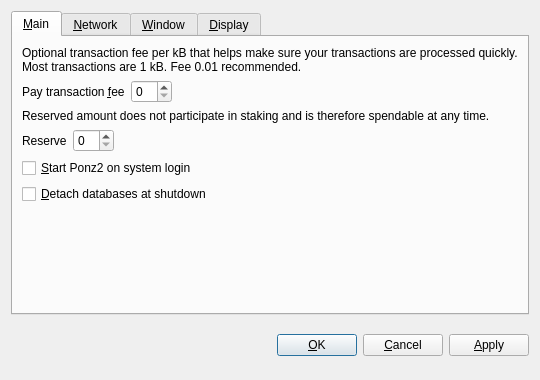
<?xml version="1.0" encoding="UTF-8"?>
<ui version="4.0">
 <class>OptionsDialog</class>
 <widget class="QDialog" name="OptionsDialog">
  <property name="geometry">
   <rect>
    <x>0</x>
    <y>0</y>
    <width>540</width>
    <height>380</height>
   </rect>
  </property>
  <property name="windowTitle">
   <string>Options</string>
  </property>
  <property name="modal">
   <bool>true</bool>
  </property>
  <layout class="QVBoxLayout" name="verticalLayout">
   <item>
    <widget class="QTabWidget" name="tabWidget">
     <property name="tabPosition">
      <enum>QTabWidget::North</enum>
     </property>
     <property name="currentIndex">
      <number>0</number>
     </property>
     <widget class="QWidget" name="tabMain">
      <attribute name="title">
       <string>&amp;Main</string>
      </attribute>
      <layout class="QVBoxLayout" name="verticalLayout_Main">
       <item>
        <widget class="QLabel" name="transactionFeeInfoLabel">
         <property name="text">
          <string>Optional transaction fee per kB that helps make sure your transactions are processed quickly. Most transactions are 1 kB. Fee 0.01 recommended.</string>
         </property>
         <property name="textFormat">
          <enum>Qt::PlainText</enum>
         </property>
         <property name="wordWrap">
          <bool>true</bool>
         </property>
        </widget>
       </item>
       <item>
        <layout class="QHBoxLayout" name="horizontalLayoutFee">
         <item>
          <widget class="QLabel" name="transactionFeeLabel">
           <property name="text">
            <string>Pay transaction &amp;fee</string>
           </property>
           <property name="textFormat">
            <enum>Qt::PlainText</enum>
           </property>
           <property name="buddy">
            <cstring>transactionFee</cstring>
           </property>
          </widget>
         </item>
         <item>
          <widget class="BitcoinAmountField" name="transactionFee"/>
         </item>
         <item>
          <spacer name="horizontalSpacerFee">
           <property name="orientation">
            <enum>Qt::Horizontal</enum>
           </property>
           <property name="sizeHint" stdset="0">
            <size>
             <width>40</width>
             <height>20</height>
            </size>
           </property>
          </spacer>
         </item>
        </layout>
       </item>
       <item>
        <widget class="QLabel" name="reserveBalanceInfoLabel">
         <property name="text">
          <string>Reserved amount does not participate in staking and is therefore spendable at any time.</string>
         </property>
         <property name="textFormat">
          <enum>Qt::PlainText</enum>
         </property>
         <property name="wordWrap">
          <bool>true</bool>
         </property>
        </widget>
       </item>
       <item>
        <layout class="QHBoxLayout" name="horizontalLayoutReserveBalance">
         <item>
          <widget class="QLabel" name="reserveBalanceLabel">
           <property name="text">
            <string>Reserve</string>
           </property>
           <property name="textFormat">
            <enum>Qt::PlainText</enum>
           </property>
           <property name="buddy">
            <cstring>reserveBalance</cstring>
           </property>
          </widget>
         </item>
         <item>
          <widget class="BitcoinAmountField" name="reserveBalance"/>
         </item>
         <item>
          <spacer name="horizontalSpacerReserveBalance">
           <property name="orientation">
            <enum>Qt::Horizontal</enum>
           </property>
           <property name="sizeHint" stdset="0">
            <size>
             <width>40</width>
             <height>20</height>
            </size>
           </property>
          </spacer>
         </item>
        </layout>
       </item>
       <item>
        <widget class="QCheckBox" name="bitcoinAtStartup">
         <property name="toolTip">
          <string>Automatically start Ponz2 after logging in to the system.</string>
         </property>
         <property name="text">
          <string>&amp;Start Ponz2 on system login</string>
         </property>
        </widget>
       </item>
       <item>
        <widget class="QCheckBox" name="detachDatabases">
         <property name="toolTip">
          <string>Detach block and address databases at shutdown. This means they can be moved to another data directory, but it slows down shutdown. The wallet is always detached.</string>
         </property>
         <property name="text">
          <string>&amp;Detach databases at shutdown</string>
         </property>
        </widget>
       </item>
       <item>
        <spacer name="verticalSpacer_Main">
         <property name="orientation">
          <enum>Qt::Vertical</enum>
         </property>
         <property name="sizeHint" stdset="0">
          <size>
           <width>20</width>
           <height>40</height>
          </size>
         </property>
        </spacer>
       </item>
      </layout>
     </widget>
     <widget class="QWidget" name="tabNetwork">
      <attribute name="title">
       <string>&amp;Network</string>
      </attribute>
      <layout class="QVBoxLayout" name="verticalLayout_Network">
       <item>
        <widget class="QCheckBox" name="mapPortUpnp">
         <property name="toolTip">
          <string>Automatically open the Ponz2 client port on the router. This only works when your router supports UPnP and it is enabled.</string>
         </property>
         <property name="text">
          <string>Map port using &amp;UPnP</string>
         </property>
        </widget>
       </item>
       <item>
        <widget class="QCheckBox" name="connectSocks">
         <property name="toolTip">
          <string>Connect to the Ponz2 network through a SOCKS proxy (e.g. when connecting through Tor).</string>
         </property>
         <property name="text">
          <string>&amp;Connect through SOCKS proxy:</string>
         </property>
        </widget>
       </item>
       <item>
        <layout class="QHBoxLayout" name="horizontalLayout_Network">
         <item>
          <widget class="QLabel" name="proxyIpLabel">
           <property name="text">
            <string>Proxy &amp;IP:</string>
           </property>
           <property name="textFormat">
            <enum>Qt::PlainText</enum>
           </property>
           <property name="buddy">
            <cstring>proxyIp</cstring>
           </property>
          </widget>
         </item>
         <item>
          <widget class="QValidatedLineEdit" name="proxyIp">
           <property name="maximumSize">
            <size>
             <width>140</width>
             <height>16777215</height>
            </size>
           </property>
           <property name="toolTip">
            <string>IP address of the proxy (e.g. 127.0.0.1)</string>
           </property>
          </widget>
         </item>
         <item>
          <widget class="QLabel" name="proxyPortLabel">
           <property name="text">
            <string>&amp;Port:</string>
           </property>
           <property name="textFormat">
            <enum>Qt::PlainText</enum>
           </property>
           <property name="buddy">
            <cstring>proxyPort</cstring>
           </property>
          </widget>
         </item>
         <item>
          <widget class="QLineEdit" name="proxyPort">
           <property name="maximumSize">
            <size>
             <width>55</width>
             <height>16777215</height>
            </size>
           </property>
           <property name="toolTip">
            <string>Port of the proxy (e.g. 9050)</string>
           </property>
          </widget>
         </item>
         <item>
          <widget class="QLabel" name="socksVersionLabel">
           <property name="text">
            <string>SOCKS &amp;Version:</string>
           </property>
           <property name="textFormat">
            <enum>Qt::PlainText</enum>
           </property>
           <property name="buddy">
            <cstring>socksVersion</cstring>
           </property>
          </widget>
         </item>
         <item>
          <widget class="QValueComboBox" name="socksVersion">
           <property name="toolTip">
            <string>SOCKS version of the proxy (e.g. 5)</string>
           </property>
          </widget>
         </item>
         <item>
          <spacer name="horizontalSpacer_Network">
           <property name="orientation">
            <enum>Qt::Horizontal</enum>
           </property>
           <property name="sizeHint" stdset="0">
            <size>
             <width>40</width>
             <height>20</height>
            </size>
           </property>
          </spacer>
         </item>
        </layout>
       </item>
       <item>
        <spacer name="verticalSpacer_Network">
         <property name="orientation">
          <enum>Qt::Vertical</enum>
         </property>
         <property name="sizeHint" stdset="0">
          <size>
           <width>20</width>
           <height>40</height>
          </size>
         </property>
        </spacer>
       </item>
      </layout>
     </widget>
     <widget class="QWidget" name="tabWindow">
      <attribute name="title">
       <string>&amp;Window</string>
      </attribute>
      <layout class="QVBoxLayout" name="verticalLayout_Window">
       <item>
        <widget class="QCheckBox" name="minimizeToTray">
         <property name="toolTip">
          <string>Show only a tray icon after minimizing the window.</string>
         </property>
         <property name="text">
          <string>&amp;Minimize to the tray instead of the taskbar</string>
         </property>
        </widget>
       </item>
       <item>
        <widget class="QCheckBox" name="minimizeOnClose">
         <property name="toolTip">
          <string>Minimize instead of exit the application when the window is closed. When this option is enabled, the application will be closed only after selecting Quit in the menu.</string>
         </property>
         <property name="text">
          <string>M&amp;inimize on close</string>
         </property>
        </widget>
       </item>
       <item>
        <spacer name="verticalSpacer_Window">
         <property name="orientation">
          <enum>Qt::Vertical</enum>
         </property>
         <property name="sizeHint" stdset="0">
          <size>
           <width>20</width>
           <height>40</height>
          </size>
         </property>
        </spacer>
       </item>
      </layout>
     </widget>
     <widget class="QWidget" name="tabDisplay">
      <attribute name="title">
       <string>&amp;Display</string>
      </attribute>
      <layout class="QVBoxLayout" name="verticalLayout_Display">
       <item>
        <layout class="QHBoxLayout" name="horizontalLayout_1_Display">
         <item>
          <widget class="QLabel" name="langLabel">
           <property name="text">
            <string>User Interface &amp;language:</string>
           </property>
           <property name="textFormat">
            <enum>Qt::PlainText</enum>
           </property>
           <property name="buddy">
            <cstring>lang</cstring>
           </property>
          </widget>
         </item>
         <item>
          <widget class="QValueComboBox" name="lang">
           <property name="toolTip">
            <string>The user interface language can be set here. This setting will take effect after restarting Ponz2.</string>
           </property>
          </widget>
         </item>
        </layout>
       </item>
       <item>
        <layout class="QHBoxLayout" name="horizontalLayout_2_Display">
         <item>
          <widget class="QLabel" name="unitLabel">
           <property name="text">
            <string>&amp;Unit to show amounts in:</string>
           </property>
           <property name="textFormat">
            <enum>Qt::PlainText</enum>
           </property>
           <property name="buddy">
            <cstring>unit</cstring>
           </property>
          </widget>
         </item>
         <item>
          <widget class="QValueComboBox" name="unit">
           <property name="toolTip">
            <string>Choose the default subdivision unit to show in the interface and when sending coins.</string>
           </property>
          </widget>
         </item>
        </layout>
       </item>
       <item>
        <widget class="QCheckBox" name="displayAddresses">
         <property name="toolTip">
          <string>Whether to show Ponz2 addresses in the transaction list or not.</string>
         </property>
         <property name="text">
          <string>&amp;Display addresses in transaction list</string>
         </property>
        </widget>
       </item>
       <item>
        <widget class="QCheckBox" name="coinControlFeatures">
         <property name="toolTip">
          <string>Whether to show coin control features or not.</string>
         </property>
         <property name="text">
          <string>Display coin &amp;control features (experts only!)</string>
         </property>
        </widget>
       </item>
       <item>
        <spacer name="verticalSpacer_Display">
         <property name="orientation">
          <enum>Qt::Vertical</enum>
         </property>
         <property name="sizeHint" stdset="0">
          <size>
           <width>20</width>
           <height>40</height>
          </size>
         </property>
        </spacer>
       </item>
      </layout>
     </widget>
    </widget>
   </item>
   <item>
    <layout class="QHBoxLayout" name="horizontalLayout_Buttons">
     <item>
      <spacer name="horizontalSpacer_1">
       <property name="orientation">
        <enum>Qt::Horizontal</enum>
       </property>
       <property name="sizeHint" stdset="0">
        <size>
         <width>40</width>
         <height>48</height>
        </size>
       </property>
      </spacer>
     </item>
     <item>
      <widget class="QLabel" name="statusLabel">
       <property name="font">
        <font>
         <weight>75</weight>
         <bold>true</bold>
        </font>
       </property>
       <property name="text">
        <string/>
       </property>
       <property name="textFormat">
        <enum>Qt::PlainText</enum>
       </property>
       <property name="wordWrap">
        <bool>true</bool>
       </property>
      </widget>
     </item>
     <item>
      <spacer name="horizontalSpacer_2">
       <property name="orientation">
        <enum>Qt::Horizontal</enum>
       </property>
       <property name="sizeHint" stdset="0">
        <size>
         <width>40</width>
         <height>48</height>
        </size>
       </property>
      </spacer>
     </item>
     <item>
      <widget class="QPushButton" name="okButton">
       <property name="text">
        <string>&amp;OK</string>
       </property>
      </widget>
     </item>
     <item>
      <widget class="QPushButton" name="cancelButton">
       <property name="text">
        <string>&amp;Cancel</string>
       </property>
       <property name="autoDefault">
        <bool>false</bool>
       </property>
      </widget>
     </item>
     <item>
      <widget class="QPushButton" name="applyButton">
       <property name="text">
        <string>&amp;Apply</string>
       </property>
       <property name="autoDefault">
        <bool>false</bool>
       </property>
      </widget>
     </item>
    </layout>
   </item>
  </layout>
 </widget>
 <customwidgets>
  <customwidget>
   <class>BitcoinAmountField</class>
   <extends>QSpinBox</extends>
   <header>bitcoinamountfield.h</header>
  </customwidget>
  <customwidget>
   <class>QValueComboBox</class>
   <extends>QComboBox</extends>
   <header>qvaluecombobox.h</header>
  </customwidget>
  <customwidget>
   <class>QValidatedLineEdit</class>
   <extends>QLineEdit</extends>
   <header>qvalidatedlineedit.h</header>
  </customwidget>
 </customwidgets>
 <resources/>
 <connections/>
</ui>
